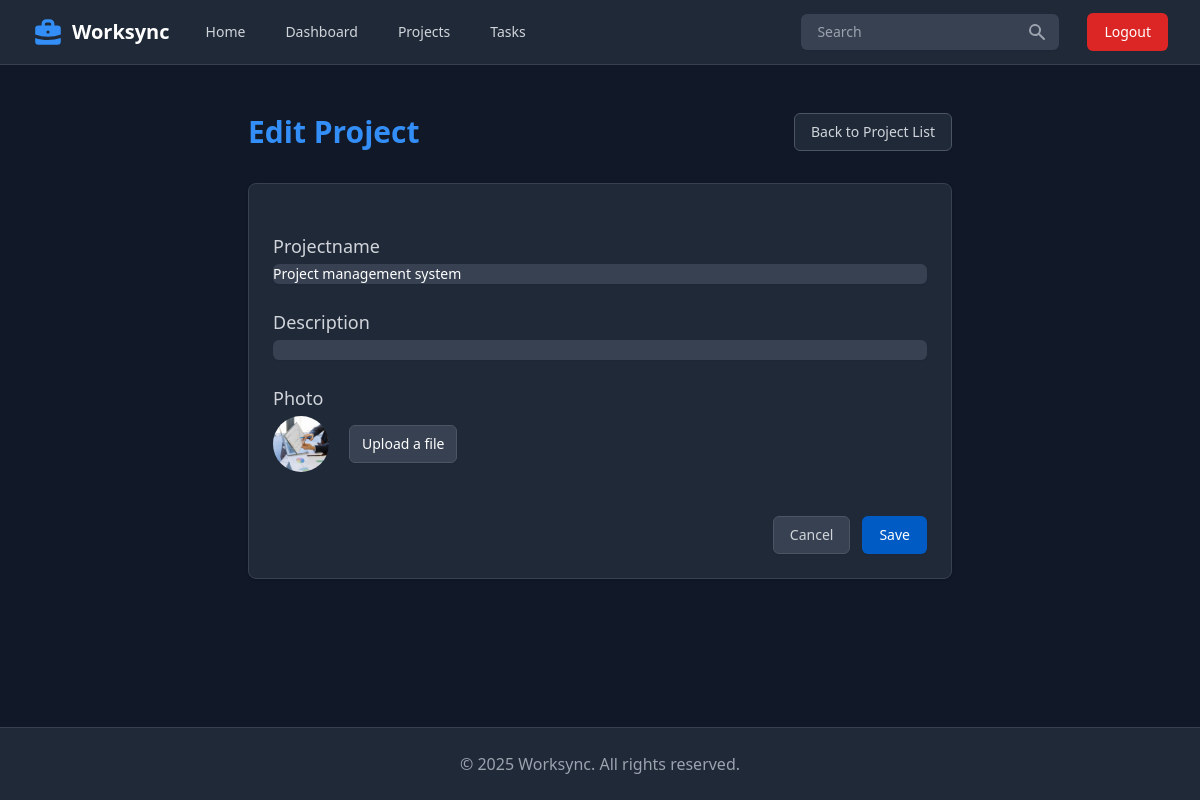
The page /projects/29/edit/ (signed in) on the database its author committed.
### projects/models.py (models this page shows, shortened)
class Project(models.Model):
    user = models.ForeignKey(User, on_delete = models.CASCADE)
    projectname = models.TextField(max_length=240)
    description = models.TextField(blank=True, null=True)
    photo = models.ImageField(upload_to = 'photos/',
    blank = True, null = True)
    create_at = models.DateTimeField(auto_now_add= True)
    updated_at = models.DateTimeField(auto_now=True)

### projects/views.py (the view)
# urls.py: path("<int:project_id>/edit/", views.project_edit, name="project_edit"),
@login_required
def project_edit(request, project_id):
    project_obj = get_object_or_404(Project, pk=project_id, user=request.user)
    if request.method == 'POST':
        form = ProjectForm(request.POST, request.FILES, instance=project_obj)
        if form.is_valid():
            project = form.save(commit=False)
            project.user = request.user
            project.save()
            return redirect('project_list')
    else:
        form = ProjectForm(instance=project_obj)
    return render(request, 'project_form.html', {'form': form})

### projects/forms.py
class ProjectForm(forms.ModelForm):
    class Meta:
        model = Project
        fields = ['projectname','description', 'photo']

### projects/templates/project_form.html (shortened to what this page needs)
{% extends "layout.html" %}
{% block content %}
<div class="py-6">
    <div class="max-w-3xl mx-auto px-4 sm:px-6 lg:px-8">
        <div class="md:flex md:items-center md:justify-between">
            <div class="flex-1 min-w-0">
                <h1 class="text-2xl font-bold leading-7 text-primary-400 sm:text-3xl sm:truncate">
                    {% if form.instance.pk %}Edit Project{% else %}Create Project{% endif %}
                </h1>
            </div>
            <div class="mt-4 flex md:mt-0 md:ml-4">
                <a href="{% url 'project_list' %}" class="inline-flex items-center px-4 py-2 border border-gray-600 rounded-md shadow-sm text-sm font-medium text-gray-300 bg-gray-800 hover:bg-gray-700 focus:outline-none focus:ring-2 focus:ring-offset-2 focus:ring-gray-500">
                    Back to Project List
                </a>
            </div>
        </div>
        <div class="mt-8">
            <div class="bg-gray-800 shadow overflow-hidden sm:rounded-lg border border-gray-700">
                <div class="px-4 py-5 sm:p-6">
                    <form method="post" enctype="multipart/form-data" class="space-y-6">
                        {% for field in form %}
                        <div class="space-y-1">
                            <label for="{{ field.id_for_label }}" class="block text-lg font-medium text-gray-300">
                                {{ field.label }}
                            </label>
                            <div class="mt-1">
                                {% if field.field.widget.input_type == 'file' %}
                                <div class="flex items-center">
                                    <span class="h-14 w-14 rounded-full overflow-hidden bg-gray-700">
                                        {% if form.instance.photo %}
                                        <img src="{{ form.instance.photo.url }}" alt="Current photo" class="h-full w-full object-cover">
                                        {% else %}
                                        <svg class="h-full w-full text-gray-500" fill="currentColor" viewBox="0 0 24 24">
                                            <path d="M24 20.993V24H0v-2.996A14.977 14.977 0 0112.004 15c4.904 0 9.26 2.354 11.996 5.993zM16.002 8.999a4 4 0 11-8 0 4 4 0 018 0z" />
                                        </svg>
                                        {% endif %}
                                    </span>
                                    <div class="ml-5">
                                        <div class="relative bg-gray-700 py-2 px-3 border border-gray-600 rounded-md shadow-sm flex items-center cursor-pointer hover:bg-gray-600 focus-within:outline-none focus-within:ring-2 focus-within:ring-offset-2 focus-within:ring-primary-500">
                                            <label for="{{ field.id_for_label }}" class="relative text-sm font-medium text-white pointer-events-none">
                                                <span>Upload a file</span>
                                            </label>
                                        </div>
                                    </div>
                                </div>
                                {% else %}
                                <input
                                    type="{{ field.field.widget.input_type }}"
                                    name="{{ field.html_name }}"
                                    id="{{ field.id_for_label }}"
                                    value="{{ field.value|default:'' }}"
                                    class="shadow-sm focus:ring-primary-500 focus:border-primary-500 block w-full sm:text-sm border-gray-600 rounded-md bg-gray-700 text-white"
                                >
                                {% endif %}
                            </div>
                        </div>
                        {% endfor %}
                        <div class="pt-5">
                            <div class="flex justify-end">
                                <a href="{% url 'project_list' %}" class="bg-gray-700 py-2 px-4 border border-gray-600 rounded-md shadow-sm text-sm font-medium text-gray-300 hover:bg-gray-600 focus:outline-none focus:ring-2 focus:ring-offset-2 focus:ring-gray-500">
                                    Cancel
                                </a>
                                <button type="submit" class="ml-3 inline-flex justify-center py-2 px-4 border border-transparent shadow-sm text-sm font-medium rounded-md text-white bg-primary-600 hover:bg-primary-700 focus:outline-none focus:ring-2 focus:ring-offset-2 focus:ring-primary-500">
                                    Save
                                </button>
                            </div>
                        </div>
                    </form>
                </div>
            </div>
        </div>
    </div>
</div>
{% endblock %}

### rows shown on the page
Project: projectname "Project management system", instance.photo (picture)

### other values the page prints
{{ field.label }} "Projectname" "Description" "Photo"
